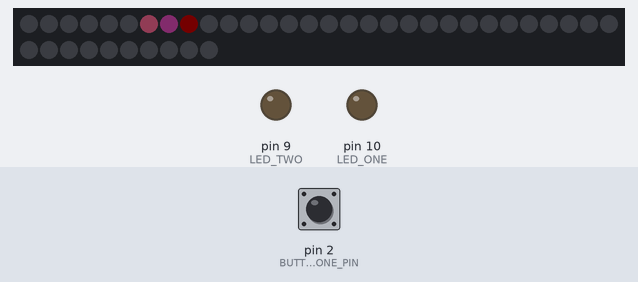
Bench run of a sketch on a simulated Arduino Uno, built with avr-gcc and run on an emulated ATmega328P. Parts: 40 RGB LEDs in strip order, left to right, continuing on the next row, output pins drawn as LEDs (lit = HIGH). The inputs (shaded band) are chosen by the test bench; at power-on: pin 2 (BUTTON_ONE_PIN) HIGH. Dim RGB values are drawn brighter than linear.

Above: at 1.3 s.
2.6 s: pin 2 (BUTTON_ONE_PIN) pulled LOW for 0.15 s
At 3.8 s:
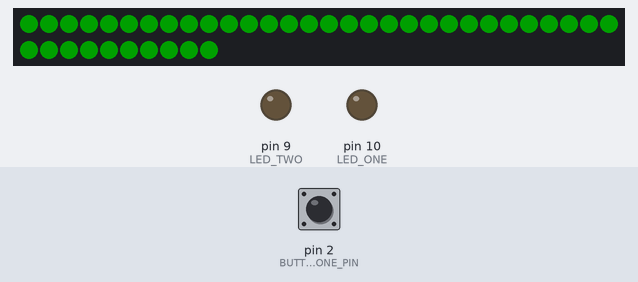
4.2 s: pin 2 (BUTTON_ONE_PIN) pulled LOW for 1 s
At 5.1 s:
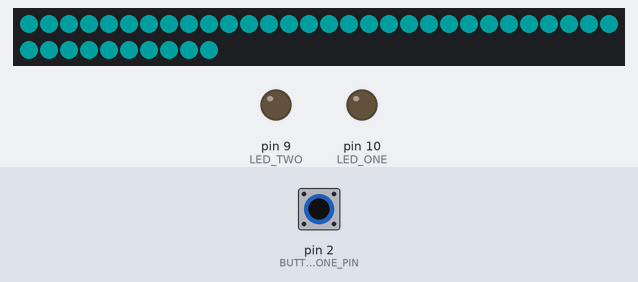
6.7 s: pin 2 (BUTTON_ONE_PIN) pulled LOW for 0.15 s
At 7.1 s:
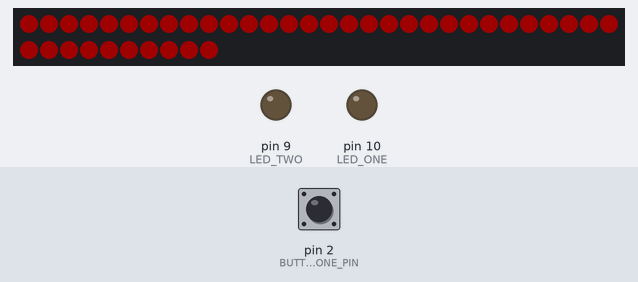
8.3 s: pin 2 (BUTTON_ONE_PIN) pulled LOW for 3.2 s
At 9.5 s:
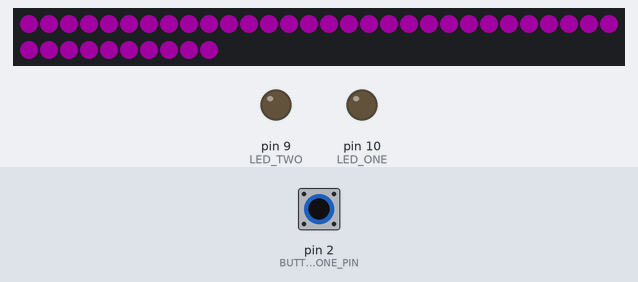
13.0 s: pin 2 (BUTTON_ONE_PIN) pulled LOW for 0.15 s
At 14.2 s:
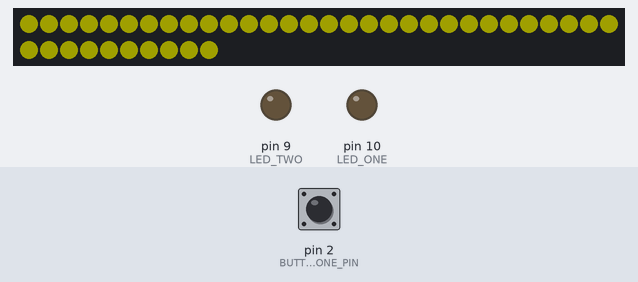
14.6 s: pin 2 (BUTTON_ONE_PIN) pulled LOW for 1 s
At 15.5 s:
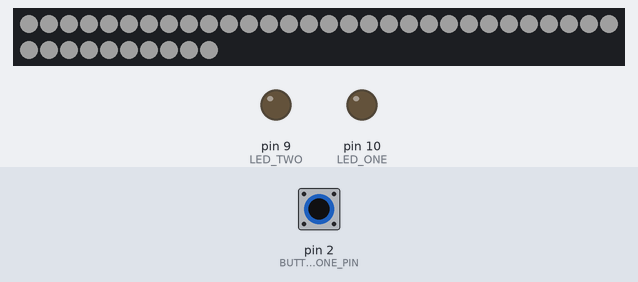
Timing chart, 0 to 17.6 s (numbered marks = the images above; inputs shaded):
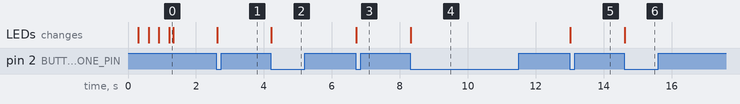

Measured:
- after the input at 2.6 s, the LEDs: change at once (image 1)
- after the input at 4.2 s, the LEDs: change at once (image 2)
- after the input at 6.7 s, the LEDs: change at once (image 3)
- after the input at 8.3 s, the LEDs: change at once (image 4)
- after the input at 13.0 s, the LEDs: change at once (image 5)
- after the input at 14.6 s, the LEDs: change at once (image 6)

The sketch:

buttonstrip.ino
```cpp
#include <Adafruit_NeoPixel.h>
#ifdef __AVR__
#include <avr/power.h> // Required for 16 MHz Adafruit Trinket
#endif

#define LED_COUNT 40
#define LED_PIN 7
Adafruit_NeoPixel strip(LED_COUNT, LED_PIN, NEO_GRB + NEO_KHZ800);

// button stuff
const int BUTTON_ONE_PIN = 2;
const int BUTTON_TWO_PIN = 3;
const int LED_ONE = 10;
const int LED_TWO = 9;

int buttonOneState = 0;
int buttonTwoState = 0;

boolean oldState = HIGH;
int colorMode = 0;

void setup()
{
  pinMode(LED_ONE, OUTPUT);
  pinMode(LED_TWO, OUTPUT);

  pinMode(BUTTON_ONE_PIN, INPUT_PULLUP);
  pinMode(BUTTON_TWO_PIN, INPUT_PULLUP);

  strip.begin();
  strip.setBrightness(32); // 31, 63, 95, 127, 159, 191, 223, 255
  strip.show();

  // bootSequence();
  cylon(15);
}

void loop()
{

  boolean newState = digitalRead(BUTTON_ONE_PIN);

  if ((newState == LOW) && (oldState == HIGH))
  {

    delay(20);

    newState = digitalRead(BUTTON_ONE_PIN);

    if (newState == LOW)
    {
      switchModeNow();
    }
  }

  oldState = newState;
}

void switchModeNow()
{

  if (++colorMode > 6)
    colorMode = 0;

  switch (colorMode)
  {
  case 0:
    justColor(strip.Color(0, 0, 255));
    break;
  case 1:
    justColor(strip.Color(0, 255, 0));
    break;
  case 2:
    justColor(strip.Color(0, 255, 255));
    break;
  case 3:
    justColor(strip.Color(255, 0, 0));
    break;
  case 4:
    justColor(strip.Color(255, 0, 255));
    break;
  case 5:
    justColor(strip.Color(255, 255, 0));
    break;
  case 6:
    justColor(strip.Color(255, 255, 255));
    break;
  }
}

void justColor(uint32_t color)
{
  strip.fill(color);
  strip.show();
}

void bootSequence()
{

  strip.clear();

  uint32_t color = strip.Color(127, 0, 127);

  up(color);
  down(color);
}

// Run a pixel up the strip!
void up(uint32_t color)
{

  strip.clear();

  for (int i = 0; i < strip.numPixels(); i++)
  {
    blink(i, color, 50);
  }
}

// Run a pixel down the strip!
void down(uint32_t color)
{

  strip.clear();

  for (int i = strip.numPixels() - 1; i >= 0; i--)
  {
    blink(i, color, 50);
  }
}

// Blink a pixel with a color!
void blink(int pixel, uint32_t color, int dur)
{

  strip.setPixelColor(pixel, color);
  strip.show();

  delay(50);

  strip.setPixelColor(pixel, 0);
  strip.show();
}

// cylons!
void cylon(int dur)
{

  strip.clear();
  strip.setPixelColor(0, 138, 55, 82);
  strip.show();
  delay(dur);

  strip.clear();
  strip.setPixelColor(0, 48, 19, 44);
  strip.setPixelColor(1, 138, 55, 82);
  strip.show();
  delay(dur);

  for (int i = 2; i < strip.numPixels(); i++)
  {
    strip.clear();
    strip.setPixelColor(i - 2, 10, 4, 6);
    strip.setPixelColor(i - 1, 48, 19, 44);
    strip.setPixelColor(i, 138, 55, 82);
    strip.show();
    delay(dur);
  }

  strip.clear();
  strip.setPixelColor(strip.numPixels() - 2, 138, 55, 82);
  strip.setPixelColor(strip.numPixels() - 1, 48, 19, 44);
  strip.show();
  delay(dur);

  for (int i = strip.numPixels() - 1; i >= 2; i--)
  {
    strip.clear();
    strip.setPixelColor(i - 2, 138, 55, 82);
    strip.setPixelColor(i - 1, 48, 19, 44);
    strip.setPixelColor(i, 10, 4, 6);
    strip.show();
    delay(dur);
  }

  strip.clear();
  strip.show();
}

// not needed, about to be deleted :-D
// Rainbow cycle along whole strip. Pass delay time (in ms) between frames.
// stolen from the neopixel examples
void rainbow(int wait)
{
  // Hue of first pixel runs 5 complete loops through the color wheel.
  // Color wheel has a range of 65536 but it's OK if we roll over, so
  // just count from 0 to 5*65536. Adding 256 to firstPixelHue each time
  // means we'll make 5*65536/256 = 1280 passes through this outer loop:
  for (long firstPixelHue = 0; firstPixelHue < 5 * 65536; firstPixelHue += 256)
  {
    for (int i = 0; i < strip.numPixels(); i++)
    { // For each pixel in strip...
      // Offset pixel hue by an amount to make one full revolution of the
      // color wheel (range of 65536) along the length of the strip
      // (strip.numPixels() steps):
      int pixelHue = firstPixelHue + (i * 65536L / strip.numPixels());
      // strip.ColorHSV() can take 1 or 3 arguments: a hue (0 to 65535) or
      // optionally add saturation and value (brightness) (each 0 to 255).
      // Here we're using just the single-argument hue variant. The result
      // is passed through strip.gamma32() to provide 'truer' colors
      // before assigning to each pixel:
      strip.setPixelColor(i, strip.gamma32(strip.ColorHSV(pixelHue)));
    }
    strip.show(); // Update strip with new contents
    delay(wait);  // Pause for a moment
  }
}
```
